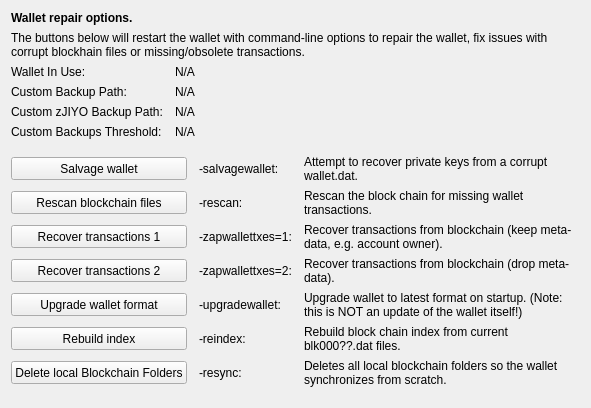
     <widget class="QWidget" name="tab_repair">
      <attribute name="title">
       <string>&amp;Wallet Repair</string>
      </attribute>
      <layout class="QGridLayout" name="gridLayout_4" columnstretch="0,0,0,0">
       <property name="horizontalSpacing">
        <number>12</number>
       </property>
       <item row="0" column="0" colspan="4">
        <widget class="QLabel" name="label_repair_header">
         <property name="font">
          <font>
           <weight>75</weight>
           <bold>true</bold>
          </font>
         </property>
         <property name="text">
          <string>Wallet repair options.</string>
         </property>
        </widget>
       </item>
       <item row="1" column="0" colspan="4">
        <widget class="QLabel" name="label_repair_helptext">
         <property name="font">
          <font>
           <weight>50</weight>
           <bold>false</bold>
          </font>
         </property>
         <property name="text">
          <string>The buttons below will restart the wallet with command-line options to repair the wallet, fix issues with corrupt blockhain files or missing/obsolete transactions.</string>
         </property>
         <property name="wordWrap">
          <bool>true</bool>
         </property>
        </widget>
       </item>
       <item row="2" column="0">
        <widget class="QLabel" name="wallet_path_label">
         <property name="text">
          <string>Wallet In Use:</string>
         </property>
        </widget>
       </item>
       <item row="2" column="1" colspan="3">
        <widget class="QLabel" name="wallet_path">
         <property name="cursor">
          <cursorShape>IBeamCursor</cursorShape>
         </property>
         <property name="text">
          <string>N/A</string>
         </property>
         <property name="textFormat">
          <enum>Qt::PlainText</enum>
         </property>
         <property name="textInteractionFlags">
          <set>Qt::LinksAccessibleByMouse|Qt::TextSelectableByKeyboard|Qt::TextSelectableByMouse</set>
         </property>
        </widget>
       </item>
       <item row="3" column="0">
        <widget class="QLabel" name="wallet_custombackuppath_label">
         <property name="text">
          <string>Custom Backup Path:</string>
         </property>
         <property name="visible">
          <bool>false</bool>
         </property>
        </widget>
       </item>
       <item row="3" column="1" colspan="3">
        <widget class="QLabel" name="wallet_custombackuppath">
         <property name="cursor">
          <cursorShape>IBeamCursor</cursorShape>
         </property>
         <property name="text">
          <string>N/A</string>
         </property>
         <property name="textFormat">
          <enum>Qt::PlainText</enum>
         </property>
         <property name="textInteractionFlags">
          <set>Qt::LinksAccessibleByMouse|Qt::TextSelectableByKeyboard|Qt::TextSelectableByMouse</set>
         </property>
         <property name="visible">
          <bool>false</bool>
         </property>
        </widget>
       </item>
       <item row="4" column="0">
        <widget class="QLabel" name="wallet_customzjiyobackuppath_label">
         <property name="text">
          <string>Custom zJIYO Backup Path:</string>
         </property>
         <property name="visible">
          <bool>false</bool>
         </property>
        </widget>
       </item>
       <item row="4" column="1" colspan="3">
        <widget class="QLabel" name="wallet_customzjiyobackuppath">
         <property name="cursor">
          <cursorShape>IBeamCursor</cursorShape>
         </property>
         <property name="text">
          <string>N/A</string>
         </property>
         <property name="textFormat">
          <enum>Qt::PlainText</enum>
         </property>
         <property name="textInteractionFlags">
          <set>Qt::LinksAccessibleByMouse|Qt::TextSelectableByKeyboard|Qt::TextSelectableByMouse</set>
         </property>
         <property name="visible">
          <bool>false</bool>
         </property>
        </widget>
       </item>
       <item row="5" column="0">
        <widget class="QLabel" name="wallet_custombackupthreshold_label">
         <property name="text">
          <string>Custom Backups Threshold:</string>
         </property>
         <property name="visible">
          <bool>false</bool>
         </property>
        </widget>
       </item>
       <item row="5" column="1" colspan="3">
        <widget class="QLabel" name="wallet_custombackupthreshold">
         <property name="cursor">
          <cursorShape>IBeamCursor</cursorShape>
         </property>
         <property name="text">
          <string>N/A</string>
         </property>
         <property name="textFormat">
          <enum>Qt::PlainText</enum>
         </property>
         <property name="textInteractionFlags">
          <set>Qt::LinksAccessibleByMouse|Qt::TextSelectableByKeyboard|Qt::TextSelectableByMouse</set>
         </property>
         <property name="visible">
          <bool>false</bool>
         </property>
        </widget>
       </item>
       <item row="6" column="0">
        <spacer name="verticalSpacer_repair1">
         <property name="orientation">
          <enum>Qt::Vertical</enum>
         </property>
         <property name="sizeHint" stdset="0">
          <size>
           <width>10</width>
           <height>10</height>
          </size>
         </property>
        </spacer>
       </item>
       <item row="7" column="0" colspan="2">
        <widget class="QPushButton" name="btn_salvagewallet">
         <property name="minimumSize">
          <size>
           <width>100</width>
           <height>23</height>
          </size>
         </property>
         <property name="text">
          <string>Salvage wallet</string>
         </property>
        </widget>
       </item>
       <item row="7" column="2">
        <widget class="QLabel" name="label_repair_salvage_command">
         <property name="text">
          <string notr="true">-salvagewallet:</string>
         </property>
        </widget>
       </item>
       <item row="7" column="3">
        <widget class="QLabel" name="label_repair_salvage">
         <property name="text">
          <string>Attempt to recover private keys from a corrupt wallet.dat.</string>
         </property>
         <property name="wordWrap">
          <bool>true</bool>
         </property>
        </widget>
       </item>
       <item row="8" column="0" colspan="2">
        <widget class="QPushButton" name="btn_rescan">
         <property name="minimumSize">
          <size>
           <width>100</width>
           <height>23</height>
          </size>
         </property>
         <property name="text">
          <string>Rescan blockchain files</string>
         </property>
        </widget>
       </item>
       <item row="8" column="2">
        <widget class="QLabel" name="label_repair_rescan_command">
         <property name="text">
          <string notr="true">-rescan:</string>
         </property>
        </widget>
       </item>
       <item row="8" column="3">
        <widget class="QLabel" name="label_repair_rescan">
         <property name="text">
          <string>Rescan the block chain for missing wallet transactions.</string>
         </property>
         <property name="wordWrap">
          <bool>true</bool>
         </property>
        </widget>
       </item>
       <item row="9" column="0" colspan="2">
        <widget class="QPushButton" name="btn_zapwallettxes1">
         <property name="minimumSize">
          <size>
           <width>100</width>
           <height>23</height>
          </size>
         </property>
         <property name="text">
          <string>Recover transactions 1</string>
         </property>
        </widget>
       </item>
       <item row="9" column="2">
        <widget class="QLabel" name="label_repair_zap1_command">
         <property name="text">
          <string notr="true">-zapwallettxes=1:</string>
         </property>
        </widget>
       </item>
       <item row="9" column="3">
        <widget class="QLabel" name="label_repair_zap1">
         <property name="text">
          <string>Recover transactions from blockchain (keep meta-data, e.g. account owner).</string>
         </property>
         <property name="wordWrap">
          <bool>true</bool>
         </property>
        </widget>
       </item>
       <item row="10" column="0" colspan="2">
        <widget class="QPushButton" name="btn_zapwallettxes2">
         <property name="minimumSize">
          <size>
           <width>100</width>
           <height>23</height>
          </size>
         </property>
         <property name="text">
          <string>Recover transactions 2</string>
         </property>
        </widget>
       </item>
       <item row="10" column="2">
        <widget class="QLabel" name="label_repair_zap2_command">
         <property name="text">
          <string notr="true">-zapwallettxes=2:</string>
         </property>
        </widget>
       </item>
       <item row="10" column="3">
        <widget class="QLabel" name="label_repair_zap2">
         <property name="text">
          <string>Recover transactions from blockchain (drop meta-data).</string>
         </property>
         <property name="wordWrap">
          <bool>true</bool>
         </property>
        </widget>
       </item>
       <item row="11" column="0" colspan="2">
        <widget class="QPushButton" name="btn_upgradewallet">
         <property name="minimumSize">
          <size>
           <width>100</width>
           <height>23</height>
          </size>
         </property>
         <property name="text">
          <string>Upgrade wallet format</string>
         </property>
        </widget>
       </item>
       <item row="11" column="2">
        <widget class="QLabel" name="label_repair_upgrade_command">
         <property name="text">
          <string notr="true">-upgradewallet:</string>
         </property>
        </widget>
       </item>
       <item row="11" column="3">
        <widget class="QLabel" name="label_repair_upgrade">
         <property name="text">
          <string>Upgrade wallet to latest format on startup. (Note: this is NOT an update of the wallet itself!)</string>
         </property>
         <property name="wordWrap">
          <bool>true</bool>
         </property>
        </widget>
       </item>
       <item row="12" column="0" colspan="2">
        <widget class="QPushButton" name="btn_reindex">
         <property name="minimumSize">
          <size>
           <width>100</width>
           <height>23</height>
          </size>
         </property>
         <property name="text">
          <string>Rebuild index</string>
         </property>
        </widget>
       </item>
       <item row="12" column="2">
        <widget class="QLabel" name="label_repair_reindex_command">
         <property name="text">
          <string notr="true">-reindex:</string>
         </property>
        </widget>
       </item>
       <item row="12" column="3">
        <widget class="QLabel" name="label_repair_reindex">
         <property name="text">
          <string>Rebuild block chain index from current blk000??.dat files.</string>
         </property>
         <property name="wordWrap">
          <bool>true</bool>
         </property>
        </widget>
       </item>
       <item row="13" column="0" colspan="2">
        <widget class="QPushButton" name="btn_resync">
         <property name="minimumSize">
          <size>
           <width>100</width>
           <height>23</height>
          </size>
         </property>
         <property name="text">
          <string>Delete local Blockchain Folders</string>
         </property>
        </widget>
       </item>
       <item row="13" column="2">
        <widget class="QLabel" name="label_repair_resync_command">
         <property name="text">
          <string>-resync:</string>
         </property>
        </widget>
       </item>
       <item row="13" column="3">
        <widget class="QLabel" name="label_repair_resync">
         <property name="text">
          <string>Deletes all local blockchain folders so the wallet synchronizes from scratch.</string>
         </property>
         <property name="wordWrap">
          <bool>true</bool>
         </property>
        </widget>
       </item>
       <item row="14" column="0">
        <spacer name="verticalSpacer_repair2">
         <property name="orientation">
          <enum>Qt::Vertical</enum>
         </property>
         <property name="sizeHint" stdset="0">
          <size>
           <width>20</width>
           <height>10</height>
          </size>
         </property>
        </spacer>
       </item>
      </layout>
     </widget>
